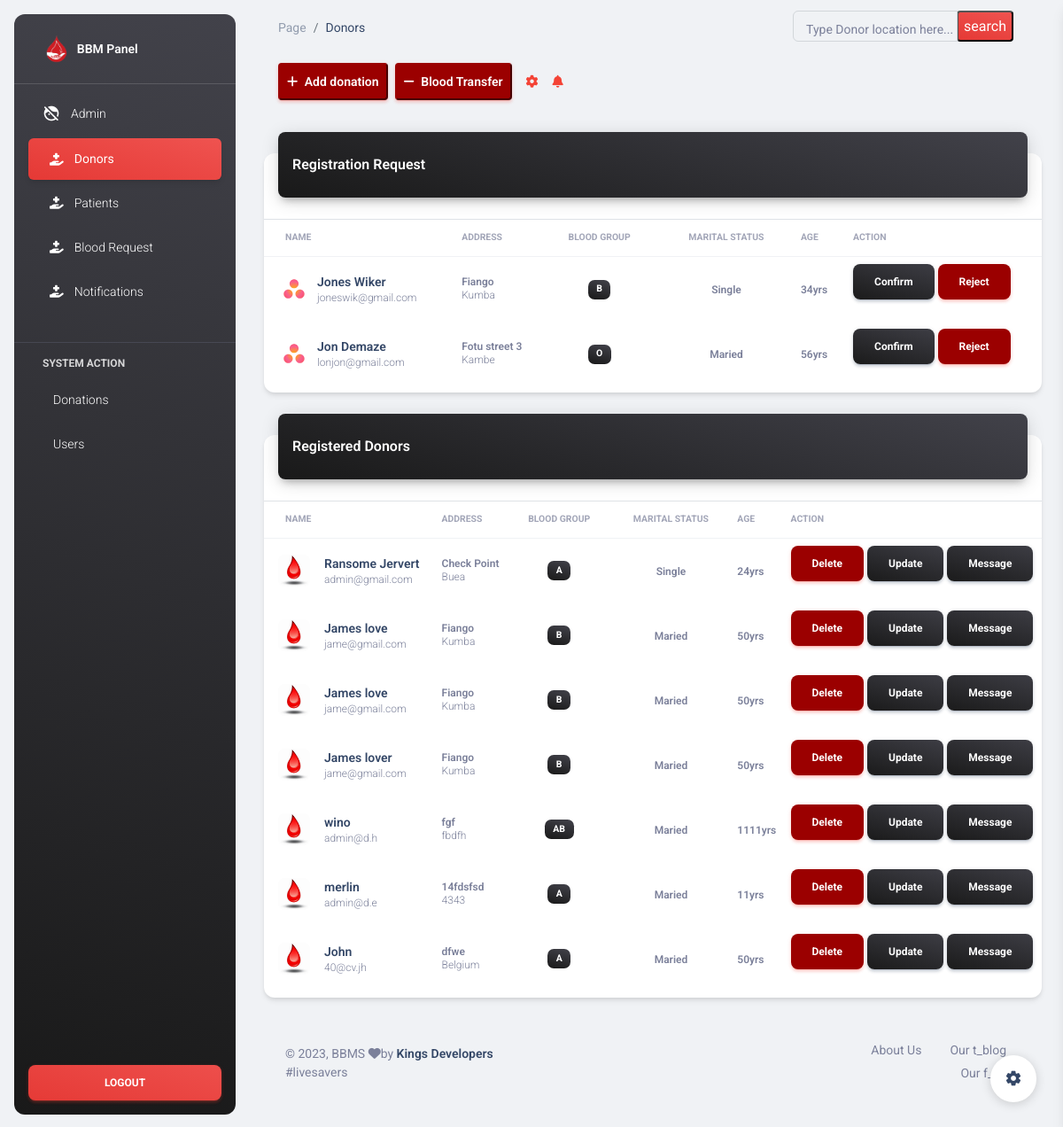
The app's page /admin_panel/pages/donor.php, older data.
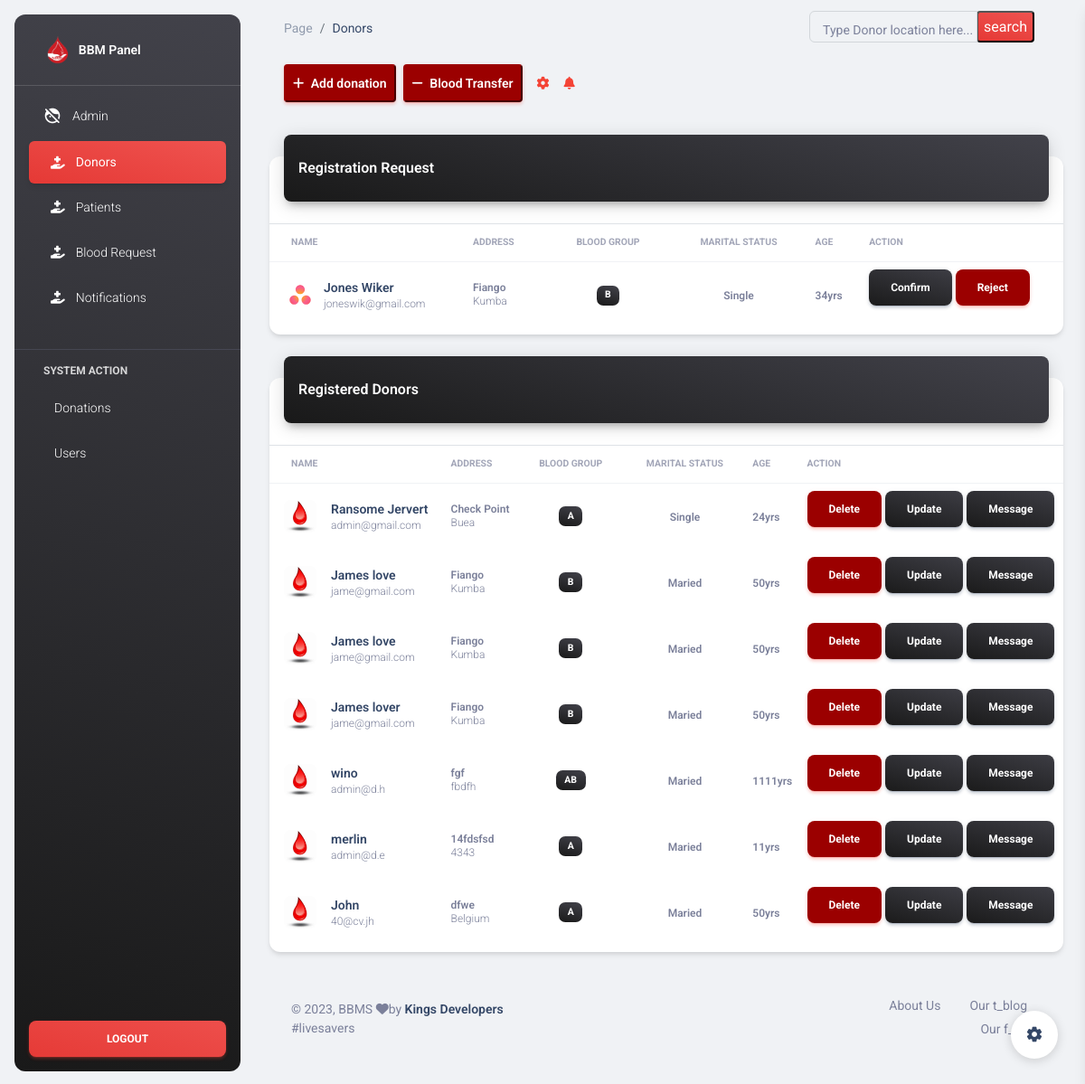
The same page, newer data.
### tables this page shows
CREATE TABLE `donor_request` (
  `dr_id` int(11) NOT NULL,
  `dr_name` varchar(255) NOT NULL,
  `dr_pass` int(11) NOT NULL,
  `dr_age` int(11) NOT NULL,
  `dr_email` varchar(255) NOT NULL,
  `dr_number` bigint(255) NOT NULL,
  `dr_city` varchar(60) NOT NULL,
  `dr_home_address` varchar(65) NOT NULL,
  `dr_bgroup` text NOT NULL,
  `dr_marital_status` varchar(20) NOT NULL,
  `drg_name` varchar(255) NOT NULL,
  `drg_number` bigint(20) NOT NULL,
  `drg_address` varchar(255) NOT NULL,
  `dr_time` datetime NOT NULL DEFAULT current_timestamp()
);

CREATE TABLE `donor` (
  `d_id` int(11) NOT NULL,
  `d_name` varchar(255) NOT NULL,
  `d_password` varchar(256) NOT NULL,
  `d_email` varchar(255) NOT NULL,
  `d_number` int(15) NOT NULL,
  `d_city` varchar(255) NOT NULL,
  `d_home_address` varchar(255) NOT NULL,
  `d_blood_group` text NOT NULL,
  `d_mstatus` text NOT NULL,
  `guadian_name` varchar(255) NOT NULL,
  `guadian_number` int(15) NOT NULL,
  `guadian_home_address` varchar(255) NOT NULL,
  `d_age` int(120) NOT NULL
);

### admin_panel/pages/donor.php (the view, shortened to what the changed rows need)
<!DOCTYPE html>
<html lang="en">
<head>
  <?php include "../assets/connection/head.php"; ?>
</head>
<body class="g-sidenav-show  bg-gray-200">
  <main class="main-content position-relative max-height-vh-100 h-100 border-radius-lg ">
    <div class="container-fluid py-4">
      <div class="row">
        <div class="col-12">
          <div class="card my-4">
            <div class="card-body px-0 pb-2">
              <div class="table-responsive p-0">
                <table class="table align-items-center justify-content-center mb-0">
                  <thead>
                    <tr>
                      <th class="text-uppercase text-secondary text-xxs font-weight-bolder opacity-7">Name</th>
                      <th class="text-uppercase text-secondary text-xxs font-weight-bolder opacity-7 ps-2">Address</th>
                      <th class="text-center text-uppercase text-secondary text-xxs font-weight-bolder opacity-7">Blood Group</th>
                      <th class="text-center text-uppercase text-secondary text-xxs font-weight-bolder opacity-7">Marital Status</th>
                      <th class="text-uppercase text-secondary text-xxs font-weight-bolder opacity-7 ps-2">Age</th>
                      <th class="text-uppercase text-secondary text-xxs font-weight-bolder opacity-7 ps-2">Action</th>
                    </tr>
                  </thead>
                  <tbody>
                    <?php
                    $query1 = $db->prepare("SELECT * FROM donor_request");
                    $query1->execute();
                    foreach ($query1->fetchAll(PDO::FETCH_OBJ) as $key => $value) {
                    ?>
                      <tr class=" alert  alert-dismissible " role="alert">
                        <td>
                          <div class="d-flex px-2 py-1">
                          <div>
                        <img src="../assets/img/small-logos/logo-asana.svg" class="avatar avatar-sm rounded-circle me-2" alt="spotify">
                      </div>
                            <div class="d-flex flex-column justify-content-center">
                              <h6 class="mb-0 text-sm"><?php echo ($value->dr_name);   ?></h6>
                              <p class="text-xs text-secondary mb-0"><?php echo ($value->dr_email);   ?></p>
                            </div>
                          </div>
                        </td>
                        <td>
                          <p class="text-xs font-weight-bold mb-0"><?php echo ($value->dr_home_address);   ?></p>
                          <p class="text-xs text-secondary mb-0"><?php echo ($value->dr_city);   ?></p>
                        </td>
                        <td class="align-middle text-center text-sm">
                          <span class="badge badge-sm bg-gradient-dark"><?php echo ($value->dr_bgroup);   ?></span>
                        </td>
                        <td class="align-middle text-center">
                          <span class="text-secondary text-xs font-weight-bold"><?php echo ($value->dr_marital_status);   ?></span>
                        </td>
                        <td class="align-middle">
                          <span class="text-secondary text-xs font-weight-bold"><?php echo ($value->dr_age) . "yrs";   ?></span>
                        </td>
                        <td class="align-middle">
                        <button class="btn btn-sm-1 bg-gradient-dark text-white text-capitalize " onclick="confirm_donor_request(<?php echo $value->dr_id?>)">Confirm</button>
                          <button class="btn btn-sm-1 btn-danger text-white text-capitalize " onclick="deld_req(<?php echo $value->dr_id?>)">Reject</button>
                        </td>
                      </tr>
                    <?php  } ?>
                  </tbody>
                </table>
              </div>
            </div>
          </div>
        </div>
      </div>
      <div class="row">
        <div class="col-12">
          <div class="card my-4">
            <div class="card-body px-0 pb-2">
              <div class="table-responsive p-0">
                <table class="table align-items-center mb-0">
                  <thead>
                    <tr>
                      <th class="text-uppercase text-secondary text-xxs font-weight-bolder opacity-7">Name</th>
                      <th class="text-uppercase text-secondary text-xxs font-weight-bolder opacity-7 ps-2">Address</th>
                      <th class="text-center text-uppercase text-secondary text-xxs font-weight-bolder opacity-7">Blood Group</th>
                      <th class="text-center text-uppercase text-secondary text-xxs font-weight-bolder opacity-7">Marital Status</th>
                      <th class="text-uppercase text-secondary text-xxs font-weight-bolder opacity-7 ps-2">Age</th>
                      <th class="text-uppercase text-secondary text-xxs font-weight-bolder opacity-7 ps-2">Action</th>
                    </tr>
                  </thead>
                  <tbody>
                    <?php
                    $query = $db->prepare("SELECT * FROM donor");
                    $query->execute();
                    foreach ($query->fetchAll(PDO::FETCH_OBJ) as $key => $value) {
                    ?>
                      <tr class=" alert  alert-dismissible " role="alert">
                        <td>
                          <div class="d-flex px-2 py-1">
                            <div>
                              <img src="../assets/img/tean-1.jpg" class="avatar avatar-sm me-3 border-radius-lg" alt="user1">
                            </div>
                            <div class="d-flex flex-column justify-content-center">
                              <h6 class="mb-0 text-sm" id="dname"><?php echo ($value->d_name);   ?></h6>
                              <p class="text-xs text-secondary mb-0" id='demail'><?php echo ($value->d_email);   ?></p>
                            </div>
                          </div>
                        </td>
                        <td>
                          <p class="text-xs font-weight-bold mb-0" id='dhaddress'><?php echo ($value->d_home_address);   ?></p>
                          <p class="text-xs text-secondary mb-0" id = 'dcity'><?php echo ($value->d_city);   ?></p>
                        </td>
                        <td class="align-middle text-center text-sm">
                          <span class="badge badge-sm bg-gradient-dark" id='dbg'><?php echo ($value->d_blood_group);   ?></span>
                        </td>
                        <td class="align-middle text-center">
                          <span class="text-secondary text-xs font-weight-bold " id='dms'><?php echo ($value->d_mstatus);   ?></span>
                        </td>
                        <td class="align-middle">
                          <span class="text-secondary text-xs font-weight-bold" id='dage'><?php echo ($value->d_age) . "yrs";   ?></span>
                        </td>
                        <td class="align-middle">
                          <button class="btn btn-sm-1 btn-danger text-white text-capitalize " onclick="del_donor(<?php echo $value->d_id   ?>)">Delete</button>
                          <form action="update_donor.php" method="get" style="display:inline">
                      <button class="btn btn-sm-1 bg-gradient-dark text-white text-capitalize "  type="submit" name="id" value="<?php echo $value->d_id   ?>">Update</button>
                      </form>
                      <button type="button" class="btn btn-sm-1 bg-gradient-dark text-white text-capitalize" onclick="mess1('<?php echo ($value->d_email)?>', '<?php echo($value->d_id)?>')" id='mess1' data-toggle = 'modal' data-target="#message">Message</button>
                        </td>
                      </tr>
                    <?php  } ?>
                  </tbody>
                </table>
              </div>
            </div>
          </div>
        </div>
      </div>
    </div>
  </main>
</body>
</html>

Row changes from the older to the newer data that the page shows:
removed donor_request: dr_name "Jon Demaze", dr_email "lonjon@gmail.com", dr_home_address "Fotu street 3", dr_city "Kambe", dr_bgroup "O", dr_marital_status "Maried", dr_age "56"
